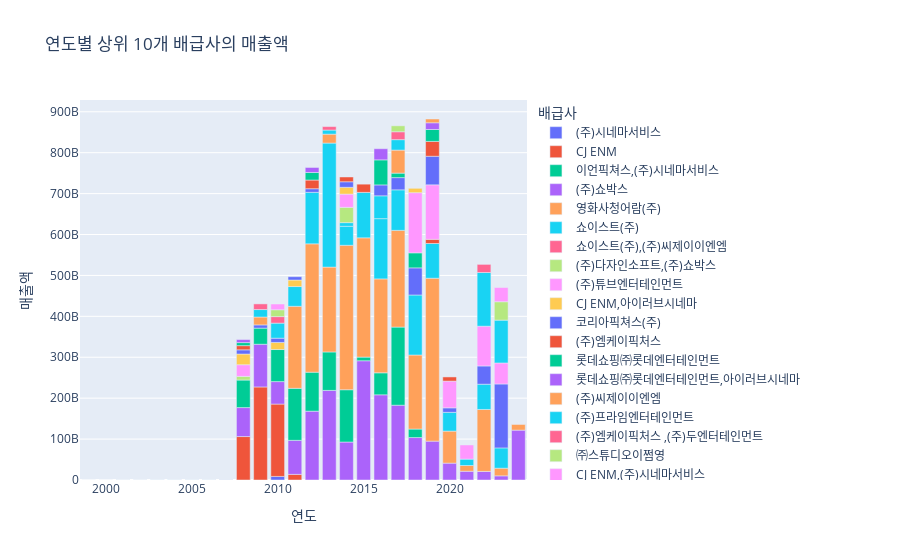
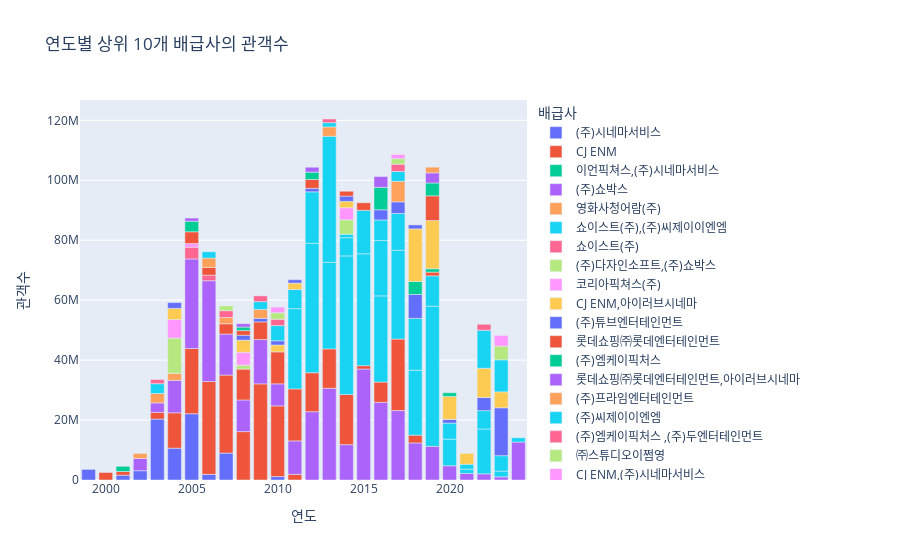

Source (notebook cell) for these figures, in order:
### Markdown cell above
# 현준님 코드

### Code cell
import pandas as pd
import plotly.express as px

# Load data
df = pd.read_csv('../5.2_dataset_forviz_add_gener.csv')

# Convert sales column to numeric
df['매출액'] = pd.to_numeric(df['매출액'].str.replace(',', ''), errors='coerce')

# Drop rows with missing sales data
df = df.dropna(subset=['매출액'])

# Convert audience column to numeric
df['관객수'] = pd.to_numeric(df['관객수'].str.replace(',', ''), errors='coerce')

# Drop rows with missing audience data
df = df.dropna(subset=['관객수'])

# Convert release date to datetime
df['개봉일'] = pd.to_datetime(df['개봉일'])

# Extract year from release date
df['연도'] = df['개봉일'].dt.year

# Calculate sum of sales by distributor and year
sales_by_company_year = df.groupby(['배급사', '연도'], as_index=False).sum(numeric_only=True)

# Calculate sum of audience by distributor and year
audience_by_company_year = df.groupby(['배급사', '연도'], as_index=False).sum(numeric_only=True)

# Select top 10 distributors by sales each year
top_sales_companies_by_year = sales_by_company_year.groupby('연도').apply(lambda x: x.nlargest(10, '매출액')).reset_index(drop=True)
top_audience_companies_by_year = audience_by_company_year.groupby('연도').apply(lambda x: x.nlargest(10, '관객수')).reset_index(drop=True)

# Visualize sales (top 10 distributors)
fig_sales_top10 = px.bar(top_sales_companies_by_year, x='연도', y='매출액', color='배급사', title='연도별 상위 10개 배급사의 매출액')
fig_sales_top10.show()
fig_sales_top10.write_html('sales_top10.html')

# Visualize audience (top 10 distributors)
fig_audience_top10 = px.bar(top_audience_companies_by_year, x='연도', y='관객수', color='배급사', title='연도별 상위 10개 배급사의 관객수')
fig_audience_top10.show()
fig_audience_top10.write_html('audience_top10.html')
